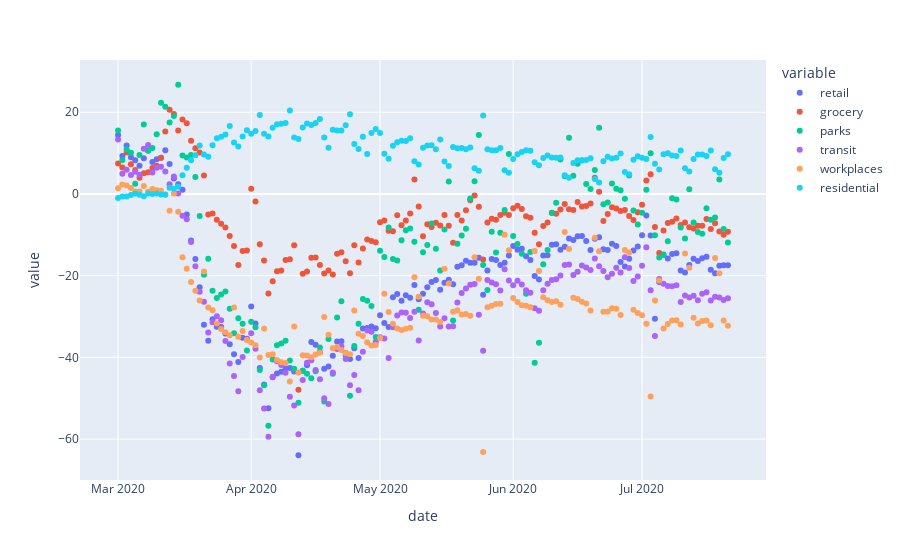

The cell this chart's notebook holds for it:
### Code cell
# Look at six different categories at the same time
fig = px.scatter(state_df, x="date", y=["retail", "grocery", "parks", "transit", "workplaces", "residential"])
fig.show()

### Figure 1 — Plotly figure (JSON) as saved in the notebook; plotly's stock layout.template omitted (floating-point values rounded to 4 significant figures; data arrays with more than 128 entries replaced by an {"elided": "..."} marker saying what was removed)
{"data": [{"hovertemplate": "variable=retail<br>date=%{x}<br>value=%{y}<extra></extra>", "legendgroup": "retail", "marker": {"color": "#636efa", "symbol": "circle"}, "mode": "markers", "name": "retail", "orientation": "v", "showlegend": true, "type": "scatter", "x": {"elided": "143 str values"}, "xaxis": "x", "y": {"elided": "143 float values"}, "yaxis": "y"}, {"hovertemplate": "variable=grocery<br>date=%{x}<br>value=%{y}<extra></extra>", "legendgroup": "grocery", "marker": {"color": "#EF553B", "symbol": "circle"}, "mode": "markers", "name": "grocery", "orientation": "v", "showlegend": true, "type": "scatter", "x": {"elided": "143 str values"}, "xaxis": "x", "y": {"elided": "143 float values"}, "yaxis": "y"}, {"hovertemplate": "variable=parks<br>date=%{x}<br>value=%{y}<extra></extra>", "legendgroup": "parks", "marker": {"color": "#00cc96", "symbol": "circle"}, "mode": "markers", "name": "parks", "orientation": "v", "showlegend": true, "type": "scatter", "x": {"elided": "143 str values"}, "xaxis": "x", "y": {"elided": "143 float values"}, "yaxis": "y"}, {"hovertemplate": "variable=transit<br>date=%{x}<br>value=%{y}<extra></extra>", "legendgroup": "transit", "marker": {"color": "#ab63fa", "symbol": "circle"}, "mode": "markers", "name": "transit", "orientation": "v", "showlegend": true, "type": "scatter", "x": {"elided": "143 str values"}, "xaxis": "x", "y": {"elided": "143 float values"}, "yaxis": "y"}, {"hovertemplate": "variable=workplaces<br>date=%{x}<br>value=%{y}<extra></extra>", "legendgroup": "workplaces", "marker": {"color": "#FFA15A", "symbol": "circle"}, "mode": "markers", "name": "workplaces", "orientation": "v", "showlegend": true, "type": "scatter", "x": {"elided": "143 str values"}, "xaxis": "x", "y": {"elided": "143 float values"}, "yaxis": "y"}, {"hovertemplate": "variable=residential<br>date=%{x}<br>value=%{y}<extra></extra>", "legendgroup": "residential", "marker": {"color": "#19d3f3", "symbol": "circle"}, "mode": "markers", "name": "residential", "orientation": "v", "showlegend": true, "type": "scatter", "x": {"elided": "143 str values"}, "xaxis": "x", "y": {"elided": "143 float values"}, "yaxis": "y"}], "layout": {"legend": {"title": {"text": "variable"}, "tracegroupgap": 0}, "margin": {"t": 60}, "xaxis": {"anchor": "y", "domain": [0, 1], "title": {"text": "date"}}, "yaxis": {"anchor": "x", "domain": [0, 1], "title": {"text": "value"}}}}
